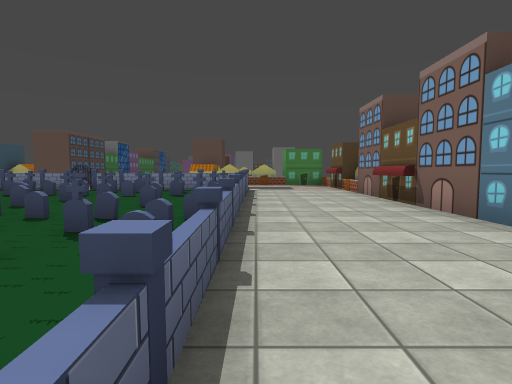
view 1 (above)

17 first-person views from a walk through a Unity game level. The camera is 1.2 m above the floor, tilts 4° down and sees 80° across. The floor is counted in squares, 2 m on a side. Each view is taken from the middle of a square. On the plan, view 1 faces up. The plan holds only what a view shows up to about 9 squares ahead; the rest is blank. The place goes on beyond the plan. The player is left out. Some surface patterns are stand-ins.

view 2
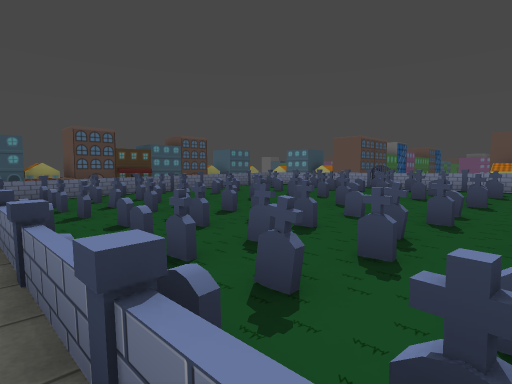

view 3
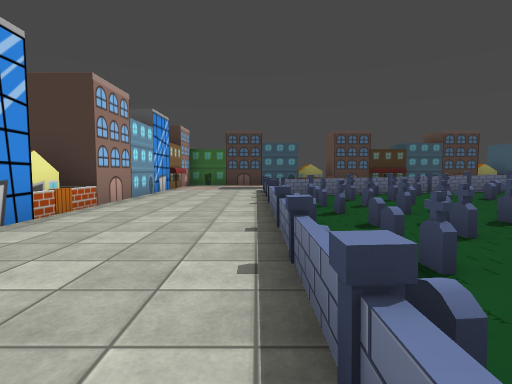

view 4
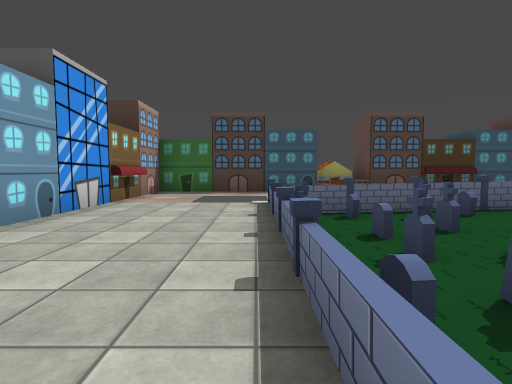

view 5
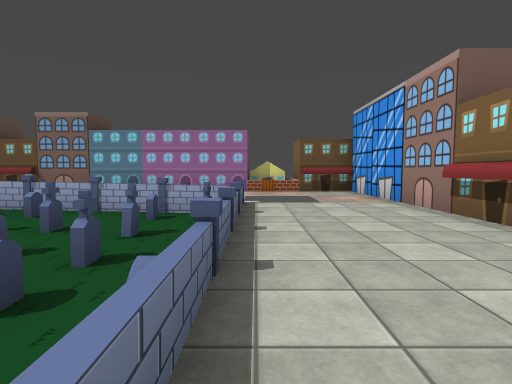

view 6
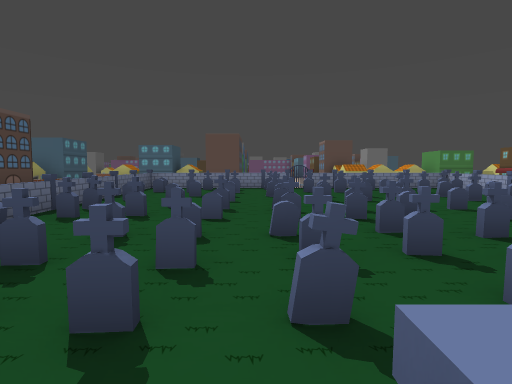

view 7
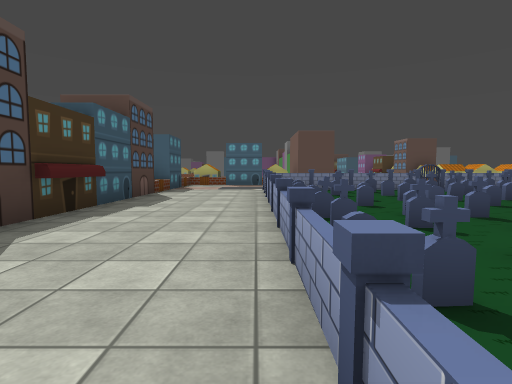

view 8
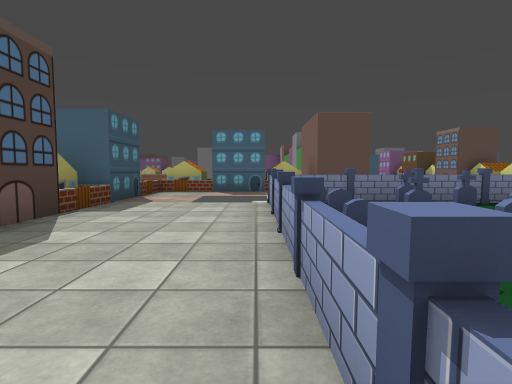

view 9
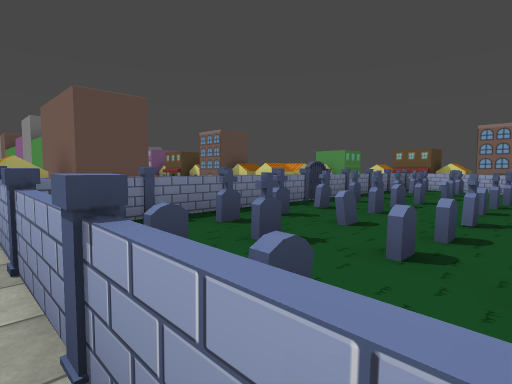

view 10
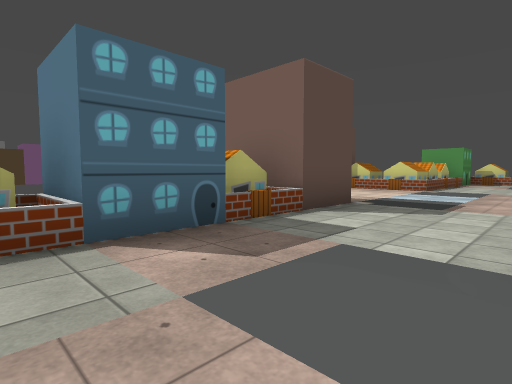

view 11
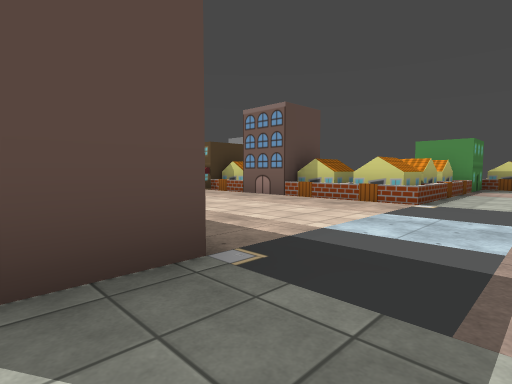

view 12
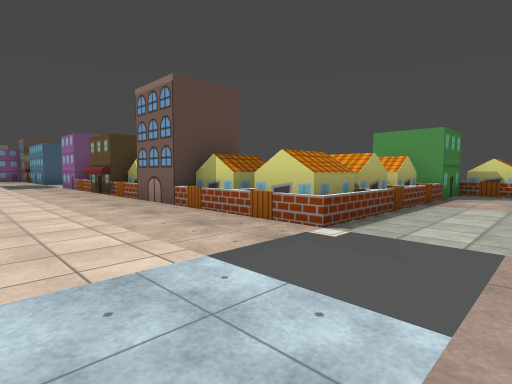

view 13
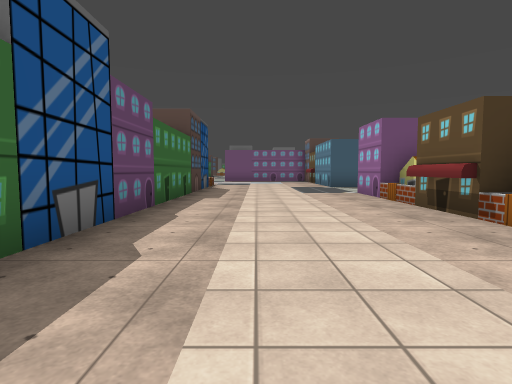

view 14
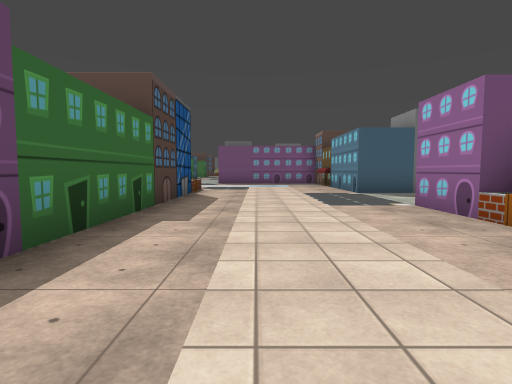

view 15
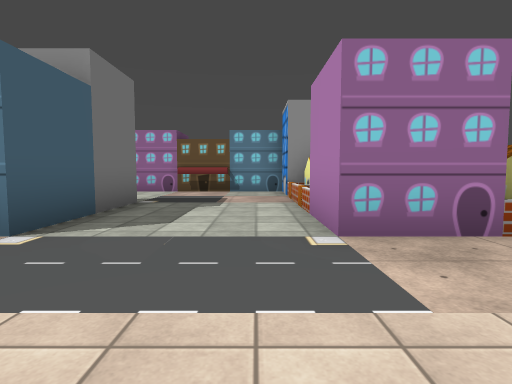

view 16
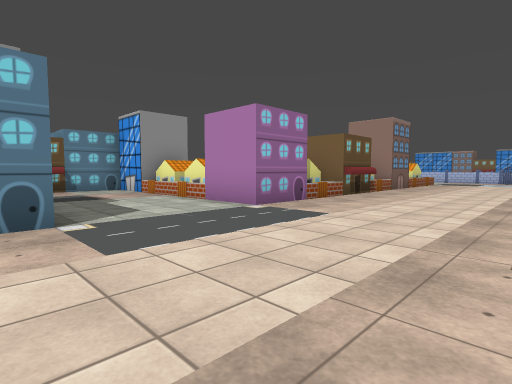

view 17
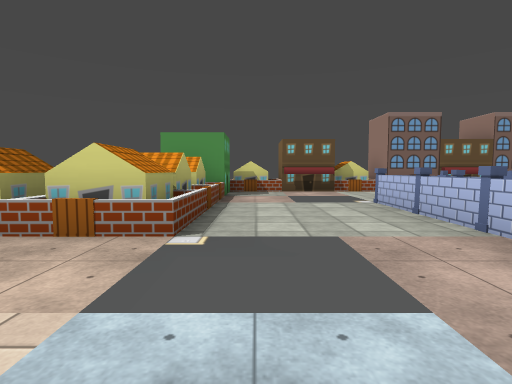

### Floor plan
Key: @ floor where view 1 was taken; # wall or solid block; x gap in a wall; . main floor; - floor 0.25 m lower than the main floor; _ floor 0.5 m lower than the main floor; = window, fence, low wall or low ledge; ^ raised ledge.
Columns run from 15 left of view 1 to 4 right of it. Each row starts with its distance up from view 1.
 27        ^....### ..#
 26        #..........#
 25        #..........#
 24        #..........#
 23        #....##^^###
 22        #....#  ^
 21        #....^
 20        #....##
 19        #....#
 18        #....^
 17        #....#
 16       # ....##
 15       #  ...^^
 14    #  # ....^^^^
 13  #^##^##....=^^^###
 12  ^................^^
 11  #................#
 10 ##...==.=##=.==...#
  9  ^..=.#####.......^
  8  #.......##.=.#...#
  7  #...===..=.......#
  6  #....----#---=...#
  5  #...=-=---=---...#
  4  #...-=-===----...#
  3  #...-----=----...#
  2  ^...-=--===---...#
  1  # ..-=------=-.. #
  0  #  .=_x====#==@  #
 -1  #................#
 -2  #................#
 -3  #................#
 -4  ########^#########
 -5          #

Positions as (right, up) in squares from view 1, and headings:
1: (0, 0), facing up
2: (-1, -1), facing up-left
3: (-1, -1), facing left
4: (-5, -1), facing left
5: (-6, -1), facing right
6: (-7, -1), facing up
7: (-11, 0), facing up
8: (-11, 4), facing up
9: (-11, 6), facing up-right
10: (-13, 10), facing up-right
11: (-9, 11), facing up-right
12: (-6, 11), facing up-right
13: (-6, 15), facing up
14: (-6, 18), facing up
15: (-6, 24), facing right
16: (-7, 27), facing down-right
17: (-6, 12), facing right
